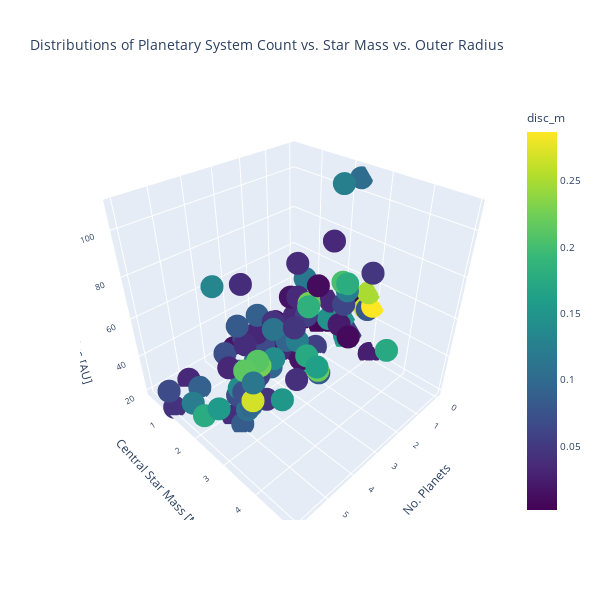

This figure's notebook cell:
### Code cell
fig_3d = px.scatter_3d(df, x='n_planets', y='m1', z='R_out', color='disc_m', color_continuous_scale=px.colors.sequential.Viridis,
                       title="Distributions of Planetary System Count vs. Star Mass vs. Outer Radius",
                       labels={'n_planets': 'No. Planets', 'm1': 'Central Star Mass [M☉]', 'R_out': 'Outer Radius [AU]'})
fig_3d.update_layout(
    scene_aspectmode="cube",
    width=600, height=600,   # Set plot area to square
    font=dict(size=10)       # Decrease font size
)
fig_3d.show()
